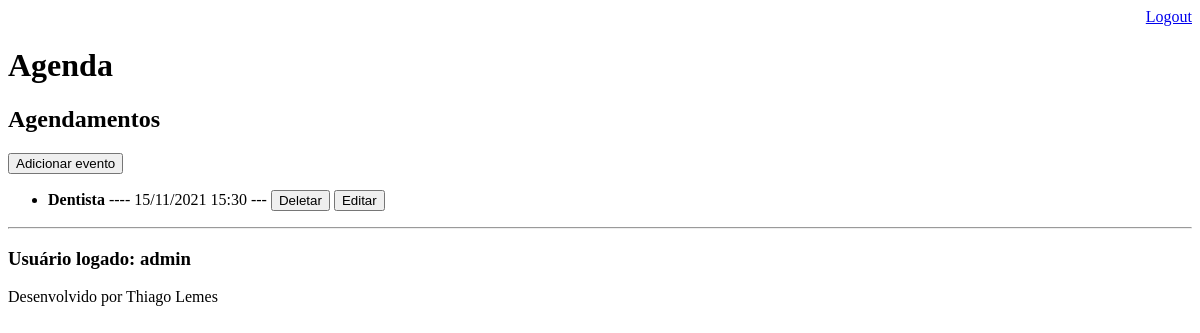
/agenda/ (signed in), run on an earlier commit of the app's database.
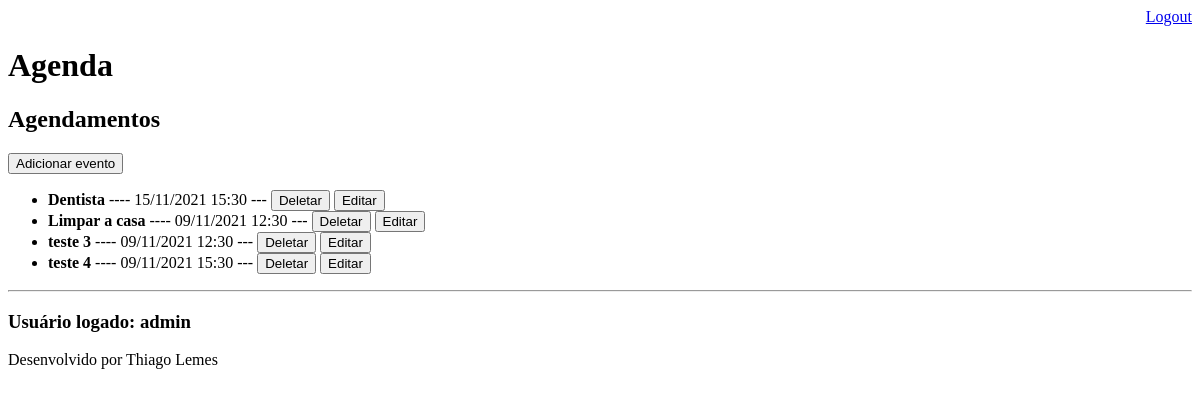
And on a later commit of the database.
### core/models.py (models this page shows, shortened)
class Evento(models.Model):
    titulo = models.CharField(max_length=100)
    descricao = models.TextField(blank=True, null=True)
    data_evento = models.DateTimeField(verbose_name='DATA DO EVENTO')
    data_criacao = models.DateTimeField(verbose_name='DATA DE CRIAÇÃO', auto_now=True)
    usuario = models.ForeignKey(User, on_delete=models.CASCADE) # chave estrangeira
    class Meta:
        db_table = 'evento'
    def get_data_evento(self):
        return self.data_evento.strftime('%d/%m/%Y %H:%M')
    def get_data_evento_atrasado(self):
        if self.data_evento < datetime.now():
            return True
        else:
            return False

### core/views.py (the view)
# urls.py: path('agenda/', views.lista_eventos),
@login_required(login_url='/login/') # decoration só abrirá a pagina se estiver logado, caso contrário irá direcionado para /login/, não esquecer a "/" no inicio para não concatenar
def lista_eventos(request):
    usuario = request.user # pegando o usuário logado
    data_atual = datetime.now() - timedelta(hours=1)
    eventos = Evento.objects.filter(usuario=usuario, data_evento__gt=data_atual) # __lt= traz anterior a data_atual, __gt= traz a data_atual e os posteriores a data_atual
    dados = {'eventos': eventos, 'usuario':usuario}
    return render(request, 'agenda.html', dados)

### templates/agenda.html (shortened to what this page needs)
{% extends "model-page.html" %}
{% block content %}
    <h2>Agendamentos</h2>
    <a href="evento/">
        <button type="button">Adicionar evento</button>
    </a>
    <ul>
    {% for evento in eventos %}
        <li>
            <div style=>
                 <b>{{evento.titulo}}</b> ---- {{ evento.get_data_evento }} ---
                 <a href="/agenda/evento/delete/{{ evento.id}}/"> <button type="button">Deletar</button></a>
                 <a href="/agenda/evento/?id={{ evento.id }}"> <button type="button">Editar</button></a>
            </div>
        </li>
    {% endfor %}
    </ul>
    <hr>
    <h3>Usuário logado: {{ usuario }}</h3>
{% endblock %}

What changed in the data, as far as the page shows it:
added Evento: titulo "Limpar a casa", get_data_evento "09/11/2021 12:30"
added Evento: titulo "teste 3", get_data_evento "09/11/2021 12:30"
added Evento: titulo "teste 4", get_data_evento "09/11/2021 15:30"
